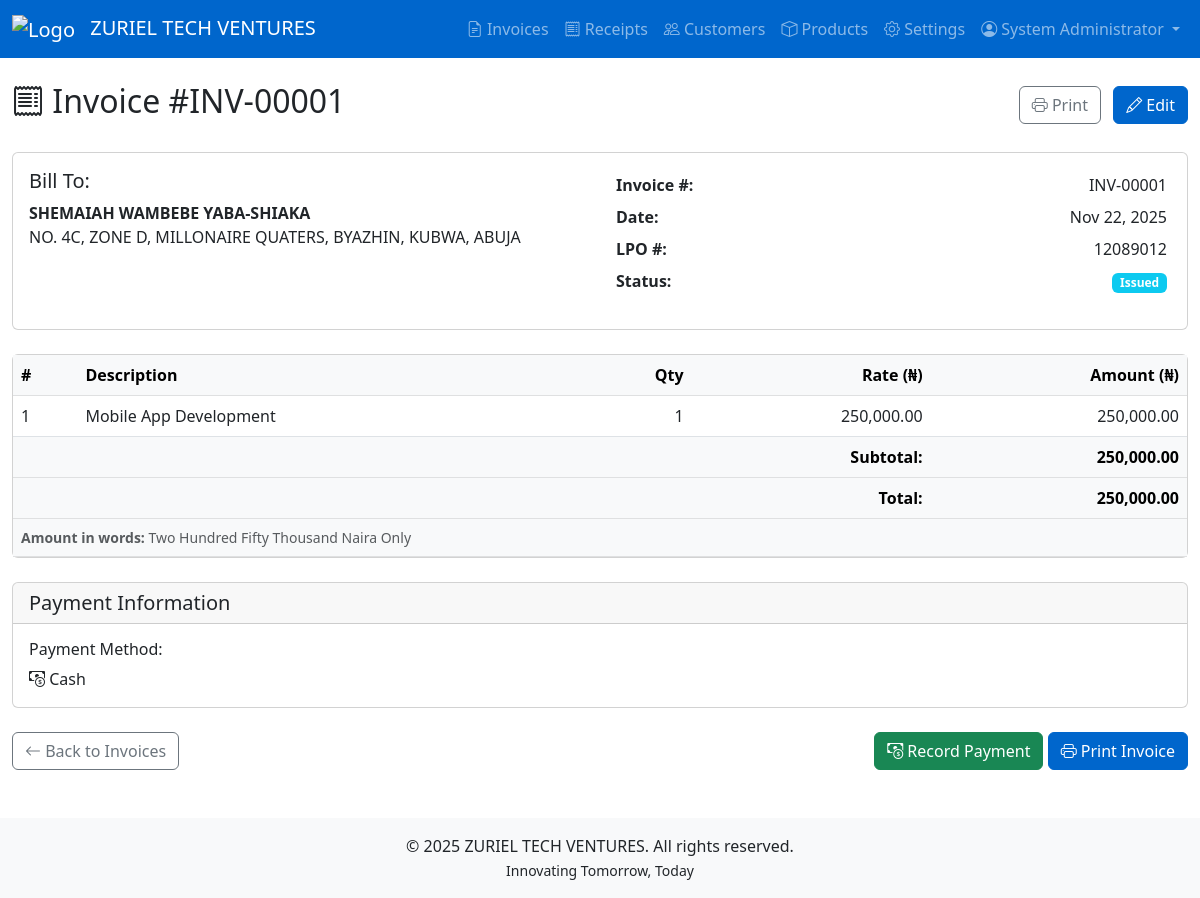
Page /invoices/view/1 (signed in) on the committed database.
### tables this page shows
CREATE TABLE `invoices` (
  `id` int(11) NOT NULL,
  `invoice_number` varchar(50) NOT NULL,
  `customer_id` int(11) DEFAULT NULL,
  `customer_name` varchar(255) NOT NULL,
  `customer_address` text DEFAULT NULL,
  `invoice_date` date NOT NULL,
  `lpo_number` varchar(100) DEFAULT NULL,
  `subtotal` decimal(10,2) NOT NULL DEFAULT 0.00,
  `total` decimal(10,2) NOT NULL DEFAULT 0.00,
  `amount_in_words` text DEFAULT NULL,
  `invoice_type` enum('cash','credit') DEFAULT 'cash',
  `status` enum('draft','issued','paid','archived') DEFAULT 'issued',
  `created_at` timestamp NOT NULL DEFAULT current_timestamp(),
  `updated_at` timestamp NOT NULL DEFAULT current_timestamp() ON UPDATE current_timestamp()
);

CREATE TABLE `invoice_items` (
  `id` int(11) NOT NULL,
  `invoice_id` int(11) NOT NULL,
  `qty` int(11) NOT NULL,
  `description` text NOT NULL,
  `rate` decimal(10,2) NOT NULL,
  `amount` decimal(10,2) NOT NULL
);

### app/controllers/InvoiceController.php (called while the page is built, shortened)
<?php
require_once __DIR__ . '/../models/Invoice.php';
class InvoiceController extends ProtectedController {
    private $invoiceModel;
    public function __construct($db) {
        $this->invoiceModel = new Invoice($db);
    }
    public function show($id) {
        $invoice = $this->invoiceModel->getWithItems($id);
        $this->view('invoices/show', [
            'invoice' => $invoice
        ]);
    }
}
?>

### config/config.php (called while the page is built, shortened)
<?php
class Config {
    private static $config = [];
    public static function load($db) {
        try {
            $stmt = $db->query("SELECT config_key, config_value FROM config");
            while ($row = $stmt->fetch(PDO::FETCH_ASSOC)) {
                self::$config[$row['config_key']] = $row['config_value'];
            }
        } catch (PDOException $e) {
            self::loadDefaults();
        }
    }
    public static function get($key, $default = null) {
        return self::$config[$key] ?? $default;
    }
public static function url($path = '') {
    $scriptPath = str_replace('\\', '/', dirname($_SERVER['SCRIPT_NAME']));
    $basePath = str_replace('/public', '', $scriptPath);
    $path = ltrim($path, '/');
    return $basePath . ($path ? '/' . $path : '');
}
}
?>

### app/models/model.php (called while the page is built, shortened)
<?php
class Model {
    protected $db;
    protected $table;
    public function __construct($db) {
        $this->db = $db;
    }
    public function find($id) {
        $stmt = $this->db->prepare("SELECT * FROM {$this->table} WHERE id = :id");
        $stmt->execute(['id' => $id]);
        return $stmt->fetch();
    }
}
?>

### app/models/invoice.php (called while the page is built, shortened)
<?php
require_once __DIR__ . '/Model.php';
class Invoice extends Model {
    public function getWithItems($id) {
        $invoice = $this->find($id);
        if ($invoice) {
            $invoice['items'] = $this->getItems($id);
        }
        return $invoice;
    }
    public function getItems($invoiceId) {
        $stmt = $this->db->prepare("SELECT * FROM invoice_items WHERE invoice_id = :invoice_id");
        $stmt->execute(['invoice_id' => $invoiceId]);
        return $stmt->fetchAll();
    }
}
?>

### app/views/invoices/show.php (the view, shortened to what this page needs)
<?php require_once __DIR__ . '/../layouts/header.php'; ?>
<div class="row">
    <div class="col-12">
        <div class="d-flex justify-content-between align-items-center mb-4">
            <h2><i class="bi bi-receipt"></i> Invoice #<?php echo htmlspecialchars($invoice['invoice_number']); ?></h2>
            <div>
                <a href="<?php echo Config::url('invoices/print/' . $invoice['id']); ?>" class="btn btn-outline-secondary me-2">
                    <i class="bi bi-printer"></i> Print
                </a>
                <a href="<?php echo Config::url('invoices/edit/' . $invoice['id']); ?>" class="btn btn-primary">
                    <i class="bi bi-pencil"></i> Edit
                </a>
            </div>
        </div>
        <div class="card mb-4">
            <div class="card-body">
                <div class="row">
                    <div class="col-md-6">
                        <h5>Bill To:</h5>
                        <address>
                            <strong><?php echo htmlspecialchars($invoice['customer_name']); ?></strong><br>
                            <?php echo nl2br(htmlspecialchars($invoice['customer_address'])); ?><br>
                        </address>
                    </div>
                    <div class="col-md-6 text-md-end">
                        <table class="table table-sm table-borderless float-md-end">
                            <tr>
                                <th class="text-start">Invoice #:</th>
                                <td class="text-end"><?php echo htmlspecialchars($invoice['invoice_number']); ?></td>
                            </tr>
                            <tr>
                                <th class="text-start">Date:</th>
                                <td class="text-end"><?php echo date('M d, Y', strtotime($invoice['invoice_date'])); ?></td>
                            </tr>
                            <?php if (!empty($invoice['lpo_number'])): ?>
                            <tr>
                                <th class="text-start">LPO #:</th>
                                <td class="text-end"><?php echo htmlspecialchars($invoice['lpo_number']); ?></td>
                            </tr>
                            <?php endif; ?>
                            <tr>
                                <th class="text-start">Status:</th>
                                <td class="text-end">
                                    <span class="badge bg-<?php
                                        echo match($invoice['status']) {
                                            'draft' => 'secondary',
                                            'issued' => 'info',
                                            'paid' => 'success',
                                            'overdue' => 'warning',
                                            default => 'secondary'
                                        };
                                    ?>">
                                        <?php echo ucfirst(htmlspecialchars($invoice['status'])); ?>
                                    </span>
                                </td>
                            </tr>
                        </table>
                    </div>
                </div>
            </div>
        </div>
        <div class="card mb-4">
            <div class="table-responsive">
                <table class="table table-hover mb-0">
                    <thead class="table-light">
                        <tr>
                            <th>#</th>
                            <th>Description</th>
                            <th class="text-end">Qty</th>
                            <th class="text-end">Rate (<?php echo Config::get('CURRENCY_SYMBOL_MAJOR', '₦'); ?>)</th>
                            <th class="text-end">Amount (<?php echo Config::get('CURRENCY_SYMBOL_MAJOR', '₦'); ?>)</th>
                        </tr>
                    </thead>
                    <tbody>
                        <?php foreach ($invoice['items'] as $index => $item): ?>
                        <tr>
                            <td><?php echo $index + 1; ?></td>
                            <td><?php echo nl2br(htmlspecialchars($item['description'])); ?></td>
                            <td class="text-end"><?php echo number_format($item['qty']); ?></td>
                            <td class="text-end"><?php echo number_format($item['rate'], 2); ?></td>
                            <td class="text-end"><?php echo number_format($item['amount'], 2); ?></td>
                        </tr>
                        <?php endforeach; ?>
                    </tbody>
                    <tfoot class="table-light">
                        <tr>
                            <td colspan="4" class="text-end fw-bold">Subtotal:</td>
                            <td class="text-end fw-bold"><?php echo number_format($invoice['subtotal'], 2); ?></td>
                        </tr>
                        <tr>
                            <td colspan="4" class="text-end fw-bold">Total:</td>
                            <td class="text-end fw-bold"><?php echo number_format($invoice['total'], 2); ?></td>
                        </tr>
                        <tr>
                            <td colspan="5" class="text-muted small">
                                <strong>Amount in words:</strong> <?php echo htmlspecialchars($invoice['amount_in_words']); ?>
                            </td>
                        </tr>
                    </tfoot>
                </table>
            </div>
        </div>
        <div class="card mb-4">
            <div class="card-header">
                <h5 class="card-title mb-0">Payment Information</h5>
            </div>
            <div class="card-body">
                <div class="row">
                    <div class="col-md-6">
                        <h6>Payment Method:</h6>
                        <p class="mb-0">
                            <?php
                            $paymentMethod = $invoice['invoice_type'] ?? 'cash';
                            echo match($paymentMethod) {
                                'cash' => '<i class="bi bi-cash-coin"></i> Cash',
                                'transfer' => '<i class="bi bi-bank"></i> Bank Transfer',
                                'card' => '<i class="bi bi-credit-card"></i> Credit/Debit Card',
                                'cheque' => '<i class="bi bi-file-earmark-text"></i> Cheque',
                                default => ucfirst($paymentMethod)
                            };
                            ?>
                        </p>
                    </div>
                </div>
            </div>
        </div>
        <div class="d-flex justify-content-between">
            <a href="<?php echo Config::url('invoices'); ?>" class="btn btn-outline-secondary">
                <i class="bi bi-arrow-left"></i> Back to Invoices
            </a>
            <div>
                <?php if ($invoice['status'] !== 'paid'): ?>
                <a href="<?php echo Config::url('receipts/create?invoice_id=' . $invoice['id']); ?>" class="btn btn-success">
                    <i class="bi bi-cash-coin"></i> Record Payment
                </a>
                <?php endif; ?>
                <a href="<?php echo Config::url('invoices/print/' . $invoice['id']); ?>" class="btn btn-primary">
                    <i class="bi bi-printer"></i> Print Invoice
                </a>
            </div>
        </div>
    </div>
</div>
<?php require_once __DIR__ . '/../layouts/footer.php'; ?>

### public/index.php (shortened to what this page needs)
<?php
require_once __DIR__ . '/../config/config.php';
$db = Database::getInstance()->getConnection();
$requestUri = parse_url($_SERVER['REQUEST_URI'], PHP_URL_PATH);
$requestMethod = $_SERVER['REQUEST_METHOD'];
$requestUri = str_replace('/public/index.php', '', $requestUri);
$scriptPath = str_replace('\\', '/', dirname($_SERVER['SCRIPT_NAME']));
$basePath = str_replace('/public', '', $scriptPath);
if (!empty($basePath) && $basePath !== '/' && strpos($requestUri, $basePath) === 0) {
    $requestUri = substr($requestUri, strlen($basePath));
}
$matchedRoute = null;
$params = [];
foreach ($routes as $route => $handler) {
    list($method, $path) = explode(' ', $route);
    if ($method !== $requestMethod) {
        continue;
    }
    $pattern = preg_replace('/\{([a-zA-Z0-9_]+)\}/', '(?P<$1>[^/]+)', $path);
    $pattern = '#^' . $pattern . '$#';
    if (preg_match($pattern, $requestUri, $matches)) {
        $matchedRoute = $handler;
        foreach ($matches as $key => $value) {
            if (is_string($key)) {
                $params[$key] = $value;
            }
        }
        break;
    }
}
if ($matchedRoute) {
    $controllerName = $matchedRoute['controller'];
    $actionName = $matchedRoute['action'];
    $controllerFile = __DIR__ . '/../app/controllers/' . $controllerName . '.php';
    if (file_exists($controllerFile)) {
        $controller = new $controllerName($db);
        if (method_exists($controller, $actionName)) {
            call_user_func_array([$controller, $actionName], $params);
        } else {
            http_response_code(404);
            echo "Action not found: {$actionName}";
        }
    } else {
        http_response_code(404);
        echo "Controller not found: {$controllerName}";
    }
}
?>

### app/controllers/controller.php (shortened to what this page needs)
<?php
class Controller {
    protected function view($viewPath, $data = []) {
        extract($data);
        $viewFile = __DIR__ . '/../views/' . $viewPath . '.php';
        if (file_exists($viewFile)) {
            require_once $viewFile;
        } else {
            die("View not found: {$viewPath}");
        }
    }
}
?>

### app/views/layouts/header.php (shortened to what this page needs)
<!DOCTYPE html>
<html lang="en">
<head>
    <link href="https://cdn.jsdelivr.net/npm/bootstrap@5.3.0/dist/css/bootstrap.min.css" rel="stylesheet">
    <link rel="stylesheet" href="https://cdn.jsdelivr.net/npm/bootstrap-icons@1.10.0/font/bootstrap-icons.css">
</head>
<body>
    <nav class="navbar navbar-expand-lg navbar-dark">
        <div class="container-fluid">
            <a class="navbar-brand" href="/">
                <img src="<?php echo Config::get('COMPANY_LOGO'); ?>" alt="Logo">
                <?php echo Config::get('COMPANY_NAME'); ?>
            </a>
            <div class="collapse navbar-collapse" id="navbarNav">
                <ul class="navbar-nav ms-auto">
                    <li class="nav-item">
                        <a class="nav-link" href="<?php echo Config::url('invoices'); ?>">
                            <i class="bi bi-file-earmark-text"></i> Invoices
                        </a>
                    </li>
                    <li class="nav-item">
                        <a class="nav-link" href="<?php echo Config::url('receipts'); ?>">
                            <i class="bi bi-receipt"></i> Receipts
                        </a>
                    </li>
                    <li class="nav-item">
                        <a class="nav-link" href="<?php echo Config::url('customers'); ?>">
                            <i class="bi bi-people"></i> Customers
                        </a>
                    </li>
                    <li class="nav-item">
                        <a class="nav-link" href="<?php echo Config::url('products'); ?>">
                            <i class="bi bi-box"></i> Products
                        </a>
                    </li>
                    <li class="nav-item">
                        <a class="nav-link" href="<?php echo Config::url('settings'); ?>">
                            <i class="bi bi-gear"></i> Settings
                        </a>
                    </li>
                    <?php if (isset($_SESSION['logged_in']) && $_SESSION['logged_in']): ?>
    <li class="nav-item dropdown">
        <a class="nav-link dropdown-toggle" href="#" id="userDropdown" role="button"
           data-bs-toggle="dropdown" aria-expanded="false">
            <i class="bi bi-person-circle"></i> <?php echo htmlspecialchars($_SESSION['full_name']); ?>
        </a>
    </li>
<?php endif; ?>
                </ul>
            </div>
        </div>
    </nav>
    <div class="container-fluid mt-4">

### app/views/layouts/footer.php (shortened to what this page needs)
</div>
    <footer class="mt-5 py-3 bg-light text-center">
        <p class="mb-0">&copy; <?php echo date('Y'); ?> <?php echo Config::get('COMPANY_NAME'); ?>. All rights reserved.</p>
        <small><?php echo Config::get('COMPANY_TAGLINE'); ?></small>
    </footer>
</body>
</html>

### rows in the picture
invoices: invoice_number "INV-00001", customer_name "SHEMAIAH WAMBEBE YABA-SHIAKA", customer_address "NO. 4C, ZONE D, MILLONAIRE QUATERS, BYAZHIN, KUBWA, ABUJA", invoice_date "Nov 22, 2025", lpo_number "12089012", status "Issued", subtotal "250,000.00", total "250,000.00", amount_in_words "Two Hundred Fifty Thousand Naira Only", invoice_type "Cash"
invoice_items: description "Mobile App Development", qty "1", rate "250,000.00", amount "250,000.00"

### other values in the picture
Config::get('COMPANY_NAME') "ZURIEL TECH VENTURES"
$_SESSION['full_name'] "System Administrator"
Config::get('CURRENCY_SYMBOL_MAJOR', '₦') "₦"
Config::get('COMPANY_TAGLINE') "Innovating Tomorrow, Today"
